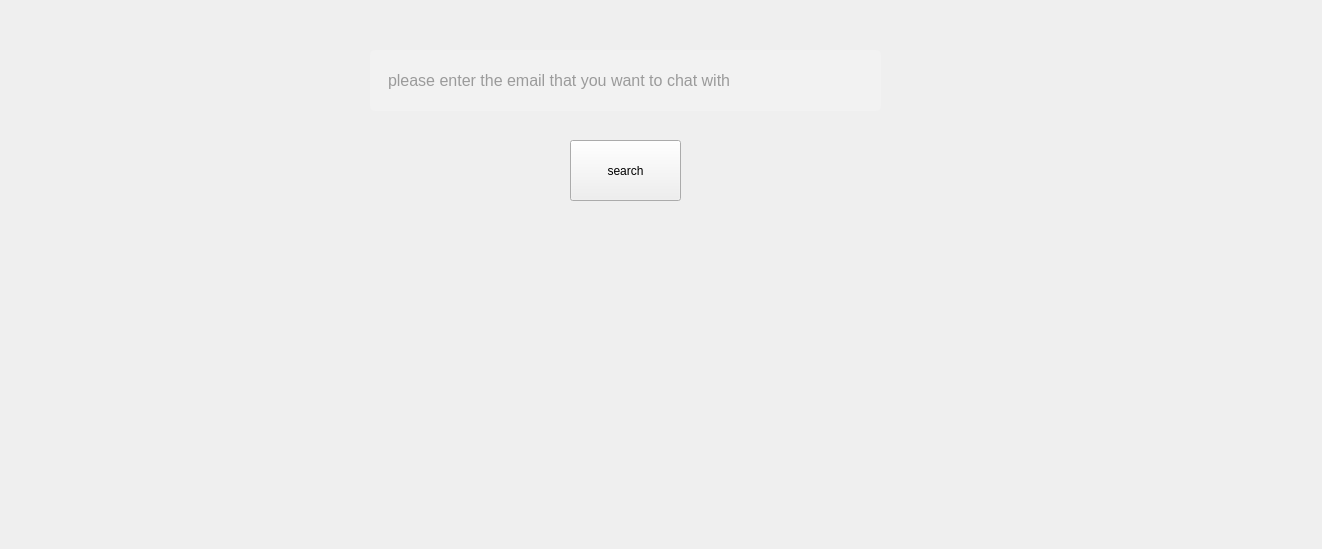
<?xml version="1.0" encoding="UTF-8"?>
<ui version="4.0">
 <class>email_search</class>
 <widget class="QWidget" name="email_search">
  <property name="geometry">
   <rect>
    <x>0</x>
    <y>0</y>
    <width>1322</width>
    <height>549</height>
   </rect>
  </property>
  <property name="windowTitle">
   <string>Form</string>
  </property>
  <widget class="QLineEdit" name="lineEdit">
   <property name="geometry">
    <rect>
     <x>370</x>
     <y>50</y>
     <width>511</width>
     <height>61</height>
    </rect>
   </property>
   <property name="styleSheet">
    <string notr="true">/*text-align:center;
border-radius: 20px;
    background-color:#00000000 ;

 border: 1px solid;
border-color:rgb(45, 45, 45);

padding-left:10px;
color:#1e1e1e;*/
    background-color: #f2f2f2; /* Light gray background */
    border: none; /* Remove border */
    border-radius: 5px; /* Rounded corners */
    padding: 8px 16px; /* Padding */
    font-size: 16px; /* Font size */
    color: #444444; /* Dark gray text */</string>
   </property>
   <property name="placeholderText">
    <string>please enter the email that you want to chat with</string>
   </property>
  </widget>
  <widget class="QPushButton" name="pushButton">
   <property name="geometry">
    <rect>
     <x>570</x>
     <y>140</y>
     <width>111</width>
     <height>61</height>
    </rect>
   </property>
   <property name="styleSheet">
    <string notr="true">    background-color: #e67e22; /* Orange background */
    color: white; /* White text */
    border-radius: 5px; /* Rounded corners */
    border: none; /* Remove border */
    padding: 8px 16px; /* Padding */
    font-size: 16px; /* Font size *</string>
   </property>
   <property name="text">
    <string>search</string>
   </property>
  </widget>
 </widget>
 <resources/>
 <connections/>
</ui>
